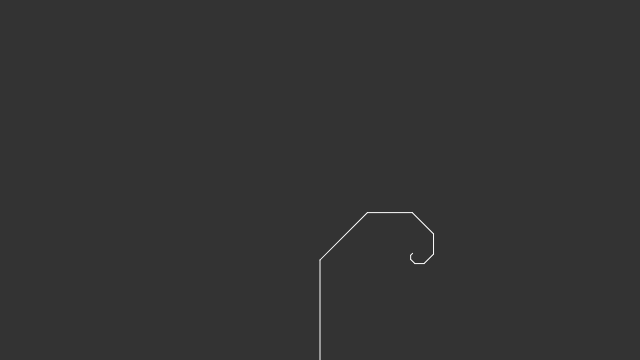
Frame 1 (no input)
Frame 60 (no input): identical to frame 1, image omitted
Frame 120 (the mouse pressed at the canvas centre since frame 60): identical to frame 1, image omitted

The p5.js sketch that drew this single still picture (run headless with seeded random() and noise() and a simulated clock; from frame 60 on, the mouse is pressed at the canvas centre):

// p5.js sketch
// ── sketch.js
// Daniel Shiffman
// https://www.kadenze.com/courses/the-nature-of-code
// http://natureofcode.com/
// Session 2: Array of Particles, multiple forces

var inc = 0.01;
var start = 0;

function setup() {
  createCanvas(640, 360);
}

function draw() {
  background(51);
  stroke(255);
  translate(width/2, height);
  branch(100);  
}

function branch(len) {
  line(0, 0, 0, -len);
  translate(0, -len);
  rotate(PI / 4);
  if (len > 4) {
    branch(len * 0.67);
  }
  // line(0, 0, 0, -len * 0.67);
}

// ── particle.js
// Daniel Shiffman
// https://www.kadenze.com/courses/the-nature-of-code
// http://natureofcode.com/
// Session 2: Array of Particles, multiple forces

function Particle(width, height) {
  this.pos = createVector(random(0, width), random(0, height));
  this.vel = createVector(0, 0);
  this.acc = createVector(0, 0);
  this.bounces = 0;
  this.history = [];

  this.applyForce = function(force) {
    // this.acc.set(0,0);
    this.acc.add(force);
    this.acc.mult(3);
  }

  this.update = function(frameCount) {
    // if (this.history.length > 1000) {
    //   this.history.splice(0, 1);
    // }
    if (frameCount % 10 === 0) {
      let currentPos = createVector(this.pos.x, this.pos.y);
      this.history.push(currentPos);      
    }
    this.vel.add(this.acc);
    this.pos.add(this.vel);
    this.acc.set(0, 0);
  }

  this.display = function() {
    fill(255, 150);
    stroke(255);
    ellipse(this.pos.x, this.pos.y, 5, 5);

    for (let i = 0; i < this.history.length; i++) {
      fill(255, 150);
      ellipse(this.history[i].x, this.history[i].y, 2, 2);
    }
  }

  this.edges = function() {
    // if (this.bounces === 4) {
    //   this.pos.x += width / 10;
    //   this.pos.y += height / 10;
    //   this.bounces = 0;
    // }

    if (this.pos.y > height && this.bounces < 4) {
      this.vel.y *= -1;
      this.pos.y = height;
      this.bounces += 1;
    }

    if (this.pos.x > width && this.bounces < 4) {
      this.vel.x *= -1;
      this.pos.x = width;
      this.bounces += 1;
    }

    if (this.pos.y < 0 && this.bounces < 4) {
      this.vel.y *= -1;
      this.pos.y = 0;
      this.bounces += 1;
    }

    if (this.pos.x < 0 && this.bounces < 4) {
      this.vel.x *= -1;
      this.pos.x = 0;
      this.bounces += 1;
    }
    
  }
}
